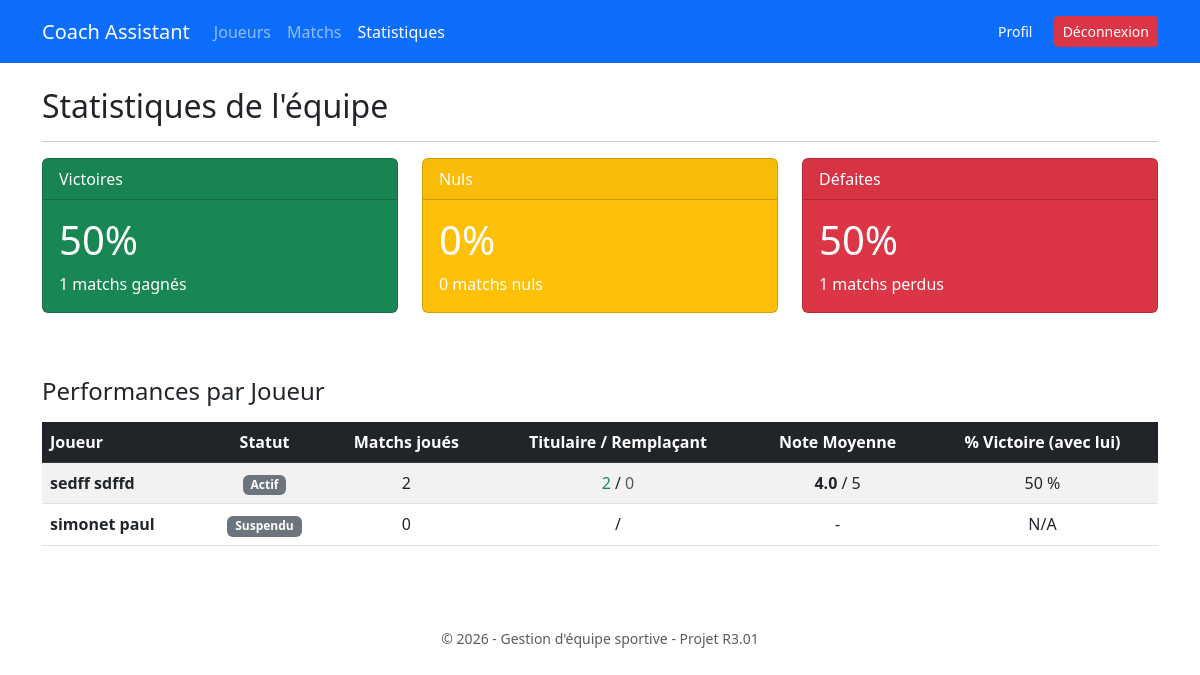
The page /index.php?page=stats (signed in) on the database its author committed.
### tables this page shows
CREATE TABLE `joueur` (
  `id_joueur` int(11) NOT NULL,
  `nom` varchar(50) NOT NULL,
  `prenom` varchar(50) NOT NULL,
  `numero_licence` varchar(50) NOT NULL,
  `date_naissance` date NOT NULL,
  `taille` int(11) DEFAULT NULL COMMENT 'en cm',
  `poids` decimal(5,2) DEFAULT NULL COMMENT 'en kg',
  `statut` enum('Actif','Blessé','Suspendu','Absent') DEFAULT 'Actif',
  `commentaire` text DEFAULT NULL
);

### controllers/StatController.php (called while the page is built, shortened)
<?php
class StatController {
    public function index() {
        $model = new StatModel();
        $globalStats = $model->getGlobalStats();
        $joueurStats = $model->getJoueurStats();
        $total = $globalStats['total'] > 0 ? $globalStats['total'] : 1;
        $pctGagne = round(($globalStats['gagnes'] / $total) * 100, 1);
        $pctPerdu = round(($globalStats['perdus'] / $total) * 100, 1);
        $pctNul = round(($globalStats['nuls'] / $total) * 100, 1);
        require_once "../views/layout.php";
    }
}
?>

### config/DBConnection.php (called while the page is built)
<?php
class DBConnection {
    private static $instance = null;
    private $pdo;
    private function __construct() {
        $host = 'localhost';
        $dbname = 'gestion_sport';
        $user = 'root';
        $pass = '';
        try {
            $this->pdo = new PDO("mysql:host=$host;dbname=$dbname;charset=utf8", $user, $pass);
            $this->pdo->setAttribute(PDO::ATTR_ERRMODE, PDO::ERRMODE_EXCEPTION);
            $this->pdo->setAttribute(PDO::ATTR_DEFAULT_FETCH_MODE, PDO::FETCH_ASSOC);
        } catch (PDOException $e) {
            die("Erreur connexion DB: " . $e->getMessage());
        }
    }
    public static function getInstance() {
        if (self::$instance === null) {
            self::$instance = new DBConnection();
        }
        return self::$instance;
    }
    public function getPDO() {
        return $this->pdo;
    }
}
?>

### models/StatModel.php (called while the page is built)
<?php
class StatModel {
    private $pdo;
    public function __construct() {
        $this->pdo = DBConnection::getInstance()->getPDO();
    }
    public function getGlobalStats() {
        $sql = "SELECT
                    COUNT(*) as total,
                    SUM(CASE WHEN resultat_equipe > resultat_adverse THEN 1 ELSE 0 END) as gagnes,
                    SUM(CASE WHEN resultat_equipe < resultat_adverse THEN 1 ELSE 0 END) as perdus,
                    SUM(CASE WHEN resultat_equipe = resultat_adverse THEN 1 ELSE 0 END) as nuls
                FROM match_rencontre
                WHERE resultat_equipe IS NOT NULL";
        $stmt = $this->pdo->query($sql);
        return $stmt->fetch();
    }
    public function getJoueurStats() {
        $sql = "SELECT
                    j.id_joueur, j.nom, j.prenom, j.statut, j.numero_licence,
                    COUNT(p.id_match) as nb_matchs,
                    SUM(p.est_titulaire) as nb_titularisations,
                    (COUNT(p.id_match) - SUM(p.est_titulaire)) as nb_remplacements,
                    AVG(p.evaluation) as moyenne_note,
                    (SUM(CASE WHEN m.resultat_equipe > m.resultat_adverse THEN 1 ELSE 0 END) / COUNT(p.id_match) * 100) as pct_victoire
                FROM joueur j
                LEFT JOIN participer p ON j.id_joueur = p.id_joueur
                LEFT JOIN match_rencontre m ON p.id_match = m.id_match
                GROUP BY j.id_joueur
                ORDER BY nb_matchs DESC";
        $stmt = $this->pdo->query($sql);
        return $stmt->fetchAll();
    }
}
?>

### views/stats/index.php (the view)
<div class="row mb-5">
    <div class="col-md-4">
        <div class="card text-white bg-success mb-3">
            <div class="card-header">Victoires</div>
            <div class="card-body">
                <h1 class="card-title"><?= $pctGagne ?>%</h1>
                <p class="card-text"><?= $globalStats['gagnes'] ?> matchs gagnés</p>
            </div>
        </div>
    </div>
    <div class="col-md-4">
        <div class="card text-white bg-warning mb-3">
            <div class="card-header">Nuls</div>
            <div class="card-body">
                <h1 class="card-title"><?= $pctNul ?>%</h1>
                <p class="card-text"><?= $globalStats['nuls'] ?> matchs nuls</p>
            </div>
        </div>
    </div>
    <div class="col-md-4">
        <div class="card text-white bg-danger mb-3">
            <div class="card-header">Défaites</div>
            <div class="card-body">
                <h1 class="card-title"><?= $pctPerdu ?>%</h1>
                <p class="card-text"><?= $globalStats['perdus'] ?> matchs perdus</p>
            </div>
        </div>
    </div>
</div>
<h4 class="mb-3">Performances par Joueur</h4>
<div class="table-responsive">
    <table class="table table-striped table-hover text-center">
        <thead class="table-dark">
            <tr>
                <th class="text-start">Joueur</th>
                <th>Statut</th>
                <th>Matchs joués</th>
                <th>Titulaire / Remplaçant</th>
                <th>Note Moyenne</th>
                <th>% Victoire (avec lui)</th>
            </tr>
        </thead>
        <tbody>
            <?php foreach ($joueurStats as $stat): ?>
            <tr>
                <td class="text-start fw-bold">
                    <?= htmlspecialchars($stat['nom'] . ' ' . $stat['prenom']) ?>
                </td>
                <td>
                    <span class="badge bg-secondary"><?= $stat['statut'] ?></span>
                </td>
                <td><?= $stat['nb_matchs'] ?></td>
                <td>
                    <span class="text-success"><?= $stat['nb_titularisations'] ?></span> /
                    <span class="text-muted"><?= $stat['nb_remplacements'] ?></span>
                </td>
                <td>
                    <?php if ($stat['moyenne_note']): ?>
                        <strong><?= number_format($stat['moyenne_note'], 1) ?></strong> / 5
                    <?php else: ?>
                        -
                    <?php endif; ?>
                </td>
                <td>
                    <?php if ($stat['nb_matchs'] > 0): ?>
                        <?= number_format($stat['pct_victoire'], 0) ?> %
                    <?php else: ?>
                        N/A
                    <?php endif; ?>
                </td>
            </tr>
            <?php endforeach; ?>
        </tbody>
    </table>
</div>

### rows shown on the page
joueur: nom+prenom "sedff sdffd", statut "Actif", nb_matchs "2", nb_titularisations "2", nb_remplacements "0", moyenne_note "4.0", pct_victoire "50"
joueur: nom+prenom "simonet paul", statut "Suspendu", nb_matchs "0", shows "N/A"

### other values the page prints
$titre "Statistiques de l'équipe"
$pctGagne "50"
$globalStats['gagnes'] "1"
$pctNul "0"
$globalStats['nuls'] "0"
$pctPerdu "50"
$globalStats['perdus'] "1"
